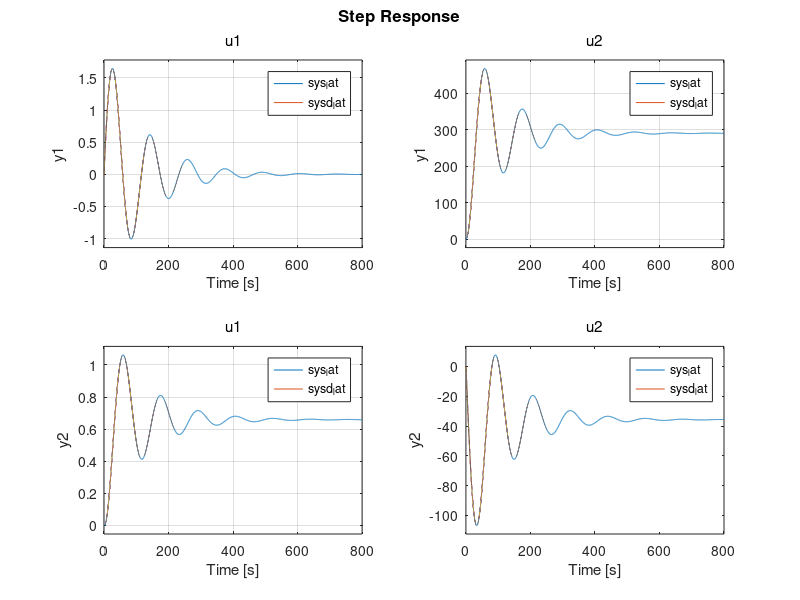

The MATLAB source for this figure: (Note: this script raises an error after producing the figure.)
% -----------------------------------------------------------------------
% Ficheros: E8_ControllatgitudinalMIMO.m
% E8_ControllatgitudinalMIMOsim.mdl
%
% Fecha: 2 de noviembre de 2021
% Asignatura: ESCA
% -----------------------------------------------------------------------
clear
dt =0.001;
%1. La dinámica de una aeronave se ha linealizado para una condición de vuelo
% recto y nivelado (1000 m y 153 m/s). Las matrices que corresponden al modelo
% linealizado de la dinámica lateral se indican a continuación.
% x = [ vT alfa theta q ]'
A_lat = [-0.0191 2.5172 -9.8036 -0.2540
 -0.0008 -0.9713 0.0000 0.9126
 0.0000 0.0000 0.0000 1.0000
 0.0000 -0.7234 0.0000 -1.2607];
% u = [delta_TH delta_e]'
B_lat = [ 0.1128 0.0298
 0.0000 -0.0022
 -0.0000 0.0000
 0.0000 -0.1743];
%C_lat = [1 0 0 0 % vT
% 0 0 1 0]; % theta
C_lat = [1 0 0 0 % vT
 0 0 180/pi 0]; % theta
D_lat = zeros(2);
SN = {'vT','alfa','theta','q'};
IN = {'delta_TH','delta_e'};
ON = {'vT','theta'};
sys_lat = ss(A_lat,B_lat,C_lat,D_lat,'StateName',SN,'InputName',IN,'OutputName',ON)
% Actuadores para simulación
% Elevador
tau_r = 1/20;
delta_e_lim = [-25 25]; % límites de posición (rad)
delta_e_dot_lim = [-90 90]; % límites de velocidad (rad/s)
% Throttle
tau_a = 0.5;
delta_th_lim = [-0.2 0.8]*100; % límites (%)
delta_th_dot_lim = [-0.24 0.24]*100; % límites de velocidad (%/s)
%--------------------------------------------------------------------------
% Realizar un diseño de un controlador MIMO 2x2 por asignación de polos mediante
% realimentación del vector de estado para control de dinámica latgitudinal.
% En cada caso habrá que elegir las variables controladas.
% Utilizar para ello las técnicas siguientes:
% Sistema en tiempo discreto
% tau_min = 1/1.37 modo corto periodo
 % aprox. Tm = tau_min/100
Tm = 0.003;
I = eye(4);
F_lat = A_lat*Tm + I;
G_lat = B_lat*Tm;
sysd_lat = ss(F_lat,G_lat,C_lat,D_lat,Tm);
% o mediante la función c2d:
sysd_lat = c2d(sys_lat,Tm,'zoh') % 'tustin': transformacion bilineal;
step(sys_lat,sysd_lat); grid
% Controlabilidad y Observabilidad:
Mc = [F_lat F_lat*G_lat F_lat^2*G_lat F_lat^3*G_lat];
% o con la función de Matlab:
Mc = ctrb(F_lat,G_lat);
if rank(Mc)==length(F_lat)
 disp('** Sistema controlable');
else
 disp('** Sistema no contrable');
end
Mo = [C_lat; C_lat*F_lat; C_lat*F_lat^2; C_lat*F_lat^3];
% o con la función d Matlab:
Mo = obsv(F_lat,C_lat);
if rank(Mo)==length(F_lat)
 disp('** Sistema observable');
else
 disp('** Sistema no observable');
end
%{
 Estabilidad del sistema en lazo cerrado en el plano Z:
 1) Para que el sistema sea estable los polos deben estar dentro del círculo
 unidad. Cualquier polo externo al círculo unidad hace al sistema inestable.
 2) Si un polo simple se presenta en z=1 o un par de polos complejos
 conjugados se presentan en el círculo unidad el sistema es críticamente
 estable.
 3) Los ceros en lazo cerrado no afectan a la estabilidad absoluta y
 pueden locarlizarse en cualquier parte.
%}
while 1
 opt = menu('ESCA: Ej.7 Diseño discreto control latgitudinal', ...
 '1. Control modal - Observador de Luenberger',...
 '2. Diseño LQG (LQR + Filtro de Kalman)',...
 '3. Acción integral: Control Modal + Filtro de Kalman', ...
 '4. Acción integral: LQG (LQR + Filtro de Kalman)',...
 '5. Salir');
 switch opt
 case 1 % a) Control modal - Observador de Luenberger
 % Recordando que la relación entre el plano s y el plano z es
 % z = exp(Tm*s) se pueden reutilizar los diseños previos en tiempo
 % continuo:
 polos_c = exp(Tm*[-1 -3 -4 -8]');
 Kc = place(F_lat,G_lat,polos_c);
 Fyr = F_lat - G_lat*Kc;
 Cyr = C_lat - D_lat*Kc;
 PreC=[Cyr*(I-Fyr)^(-1)*G_lat+D_lat]^(-1);
 Gyr = G_lat*PreC;
 Dyr = D_lat*PreC;
 sysd_lat_lc = ss(Fyr,Gyr,Cyr,Dyr,Tm)
 pole(sysd_lat_lc)
 tzero(sysd_lat_lc)
 dcgain(sysd_lat_lc)
 zpk(sysd_lat_lc)
 damp(sysd_lat_lc)
 step(sysd_lat_lc); grid

 polos_o = exp(Tm*2*[-1 -3 -4 -8]');
 Ko_d = place(F_lat',C_lat',polos_o);
 Ko_d = Ko_d';
 case 2 % Diseño LQG (LQR + Filtro de Kalman)
 V1 = [0.1 0; 0 0.1];
 V2 = [2 0; 0 2];
 Ko_d = dlqe(F_lat,G_lat,C_lat,V1,V2);
 q1 = 5e7; % vT
 q2 = 5e7; % alfa
 q3 = 5e7; % theta
 q4 = 5e7; % q
 r1 = 1e4; % dTH
 r2 = 1e4; % de
 Qc = diag([q1 q2 q3 q4]);
 Rc = diag([r1 r2]);
 Kc = dlqr(F_lat,G_lat,Qc,Rc);
 Fyr = F_lat - G_lat*Kc;
 Cyr = C_lat - D_lat*Kc;
 PreC = [Cyr*(I-Fyr)^(-1)*G_lat+D_lat]^(-1);
 case 3 % Acción integral: Control Modal + Filtro de Kalman
 F_lat_a = [F_lat zeros(4,2);-Tm*C_lat eye(2)];
 G_lat_a = [G_lat; -Tm*D_lat];
 polos_a = exp(Tm*[-1 -1.5 -2 -2.5 -3 -4]);
 V1 = [0.1 0; 0 0.1];
 V2 = [2 0; 0 2];
 Ko_d = dlqe(F_lat,G_lat,C_lat,V1,V2);
 Kc_a = place(F_lat_a,G_lat_a,polos_a);
 Kc = Kc_a(:,1:4);
 Ki = -Kc_a(:,5:6);
 case 4 % Acción integral: LQG (LQR + Filtro de Kalman)
 F_lat_a = [F_lat zeros(4,2);-Tm*C_lat eye(2)];
 G_lat_a = [G_lat; -Tm*D_lat];
 q1 = 5e5;
 q2 = 5e5;
 q3 = 5e5;
 q4 = 5e5;
 q5 = 5e5;
 q6 = 5e5;
 r1 = 1e4;
 r2 = 1e4;
 Qc = diag([q1 q2 q3 q4 q5 q6]);
 Rc = diag([r1 r2]);
 Kc_a = dlqr(F_lat_a,G_lat_a,Qc,Rc);
 Kc = Kc_a(:,1:4);
 Ki = -Kc_a(:,5:6);
 V1 = [0.1 0; 0 0.1];
 V2 = [2 0; 0 2];
 Ko_d = dlqe(F_lat,G_lat,C_lat,V1,V2);
 case 5 % Salir
 break;
 end
end